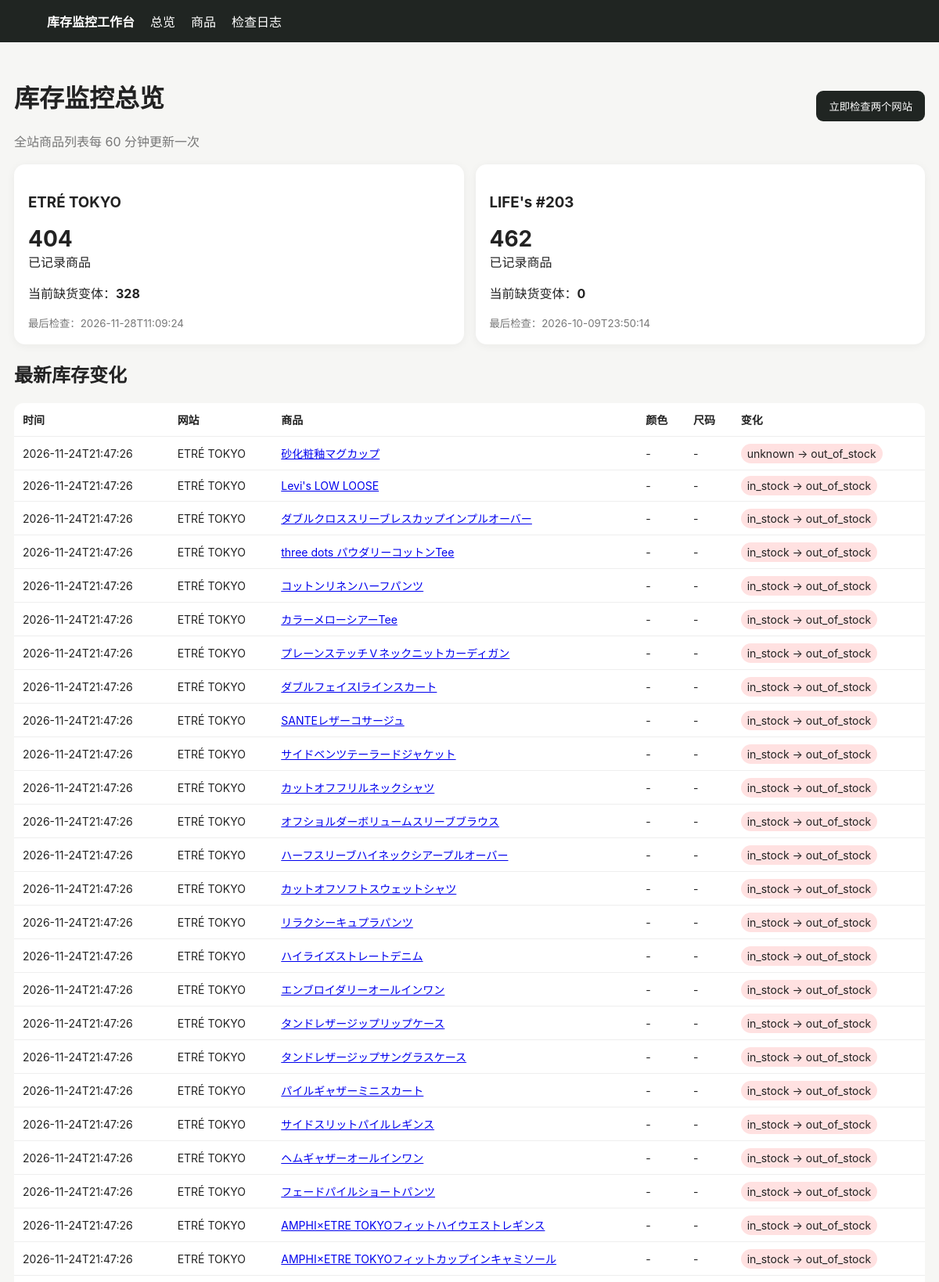
The page / (upper part) on the database its author committed.
### tables this page shows
CREATE TABLE products (
 id INTEGER PRIMARY KEY AUTOINCREMENT,
 site TEXT NOT NULL,
 url TEXT NOT NULL UNIQUE,
 name TEXT NOT NULL,
 price TEXT,
 image_url TEXT,
 first_seen TEXT NOT NULL,
 last_seen TEXT NOT NULL
);

### app/main.py (the view)
@app.get("/")
def dashboard(request: Request):
    with conn() as c:
        sites = c.execute("""
        SELECT p.site, COUNT(DISTINCT p.id) products,
        SUM(CASE WHEN v.status='out_of_stock' THEN 1 ELSE 0 END) out_count,
        MAX(v.last_checked) last_checked
        FROM products p LEFT JOIN variants v ON v.product_id=p.id
        GROUP BY p.site ORDER BY p.site
        """).fetchall()
        changes = c.execute("""
        SELECT ch.*,p.site,p.name,p.url,p.image_url
        FROM changes ch JOIN products p ON p.id=ch.product_id
        ORDER BY ch.detected_at DESC LIMIT 100
        """).fetchall()
        runs = c.execute("SELECT * FROM runs ORDER BY id DESC LIMIT 20").fetchall()
    return templates.TemplateResponse("dashboard.html", {"request":request,"sites":sites,"changes":changes,"runs":runs})

### app/templates/dashboard.html (shortened to what this page needs)
{% extends "base.html" %}{% block content %}
<div class="top"><div><h1>库存监控总览</h1><div class="muted">全站商品列表每 60 分钟更新一次</div></div>
<form method="post" action="/run"><button>立即检查两个网站</button></form></div>
<div class="grid">{% for s in sites %}<div class="card"><h3>{{s.site}}</h3><div class="big">{{s.products or 0}}</div><div>已记录商品</div><p>当前缺货变体：<b>{{s.out_count or 0}}</b></p><small class="muted">最后检查：{{s.last_checked or "尚未检查"}}</small></div>{% endfor %}</div>
<h2>最新库存变化</h2><table><tr><th>时间</th><th>网站</th><th>商品</th><th>颜色</th><th>尺码</th><th>变化</th></tr>
{% for x in changes %}<tr><td>{{x.detected_at}}</td><td>{{x.site}}</td><td><a href="/product/{{x.product_id}}">{{x.name}}</a></td><td>{{x.color or "-"}}</td><td>{{x.size or "-"}}</td><td><span class="badge {{x.new_status}}">{{x.old_status}} → {{x.new_status}}</span></td></tr>{% else %}<tr><td colspan="6">第一次扫描后这里会显示变化。首次建立库存快照不会产生变化提醒。</td></tr>{% endfor %}</table>
{% endblock %}

### app/templates/base.html (style rules this page uses)
body { font-family:-apple-system,BlinkMacSystemFont,"Segoe UI",sans-serif;background:#f6f6f4;color:#222;margin:0 }
.grid { display:grid;grid-template-columns:repeat(auto-fit,minmax(240px,1fr));gap:15px }
.card { background:#fff;border-radius:14px;padding:18px;box-shadow:0 2px 12px #0000000d }
.big { font-size:28px;font-weight:700 }
button { background:#202522;color:#fff;border:0;border-radius:9px;padding:10px 16px;cursor:pointer }
table { width:100%;border-collapse:collapse;background:#fff;border-radius:12px;overflow:hidden }
th,td { padding:11px;border-bottom:1px solid #eee;text-align:left;font-size:14px }
.badge { padding:4px 8px;border-radius:999px;background:#eee }
.out_of_stock { background:#ffe1e1 }
.muted { color:#777 }
.top { display:flex;justify-content:space-between;align-items:center;margin-bottom:18px }

### rows shown on the page
products: detected_at "2026-11-24T21:47:26", site "ETRÉ TOKYO", name "砂化粧釉マグカップ", color "-", size "-", old_status "unknown", new_status "out_of_stock"
products: detected_at "2026-11-24T21:47:26", site "ETRÉ TOKYO", name "Levi's LOW LOOSE", color "-", size "-", old_status "in_stock", new_status "out_of_stock"
products: detected_at "2026-11-24T21:47:26", site "ETRÉ TOKYO", name "ダブルクロススリーブレスカップインプルオーバー", color "-", size "-", old_status "in_stock", new_status "out_of_stock"
products: detected_at "2026-11-24T21:47:26", site "ETRÉ TOKYO", name "three dots パウダリーコットンTee", color "-", size "-", old_status "in_stock", new_status "out_of_stock"
products: detected_at "2026-11-24T21:47:26", site "ETRÉ TOKYO", name "コットンリネンハーフパンツ", color "-", size "-", old_status "in_stock", new_status "out_of_stock"
products: detected_at "2026-11-24T21:47:26", site "ETRÉ TOKYO", name "カラーメローシアーTee", color "-", size "-", old_status "in_stock", new_status "out_of_stock"
products: detected_at "2026-11-24T21:47:26", site "ETRÉ TOKYO", name "プレーンステッチＶネックニットカーディガン", color "-", size "-", old_status "in_stock", new_status "out_of_stock"
products: detected_at "2026-11-24T21:47:26", site "ETRÉ TOKYO", name "ダブルフェイスIラインスカート", color "-", size "-", old_status "in_stock", new_status "out_of_stock"
products: detected_at "2026-11-24T21:47:26", site "ETRÉ TOKYO", name "SANTEレザーコサージュ", color "-", size "-", old_status "in_stock", new_status "out_of_stock"
products: detected_at "2026-11-24T21:47:26", site "ETRÉ TOKYO", name "サイドベンツテーラードジャケット", color "-", size "-", old_status "in_stock", new_status "out_of_stock"
products: detected_at "2026-11-24T21:47:26", site "ETRÉ TOKYO", name "カットオフフリルネックシャツ", color "-", size "-", old_status "in_stock", new_status "out_of_stock"
products: detected_at "2026-11-24T21:47:26", site "ETRÉ TOKYO", name "オフショルダーボリュームスリーブブラウス", color "-", size "-", old_status "in_stock", new_status "out_of_stock"
products: detected_at "2026-11-24T21:47:26", site "ETRÉ TOKYO", name "ハーフスリーブハイネックシアープルオーバー", color "-", size "-", old_status "in_stock", new_status "out_of_stock"
products: detected_at "2026-11-24T21:47:26", site "ETRÉ TOKYO", name "カットオフソフトスウェットシャツ", color "-", size "-", old_status "in_stock", new_status "out_of_stock"
products: detected_at "2026-11-24T21:47:26", site "ETRÉ TOKYO", name "リラクシーキュプラパンツ", color "-", size "-", old_status "in_stock", new_status "out_of_stock"
products: detected_at "2026-11-24T21:47:26", site "ETRÉ TOKYO", name "ハイライズストレートデニム", color "-", size "-", old_status "in_stock", new_status "out_of_stock"
products: detected_at "2026-11-24T21:47:26", site "ETRÉ TOKYO", name "エンブロイダリーオールインワン", color "-", size "-", old_status "in_stock", new_status "out_of_stock"
products: detected_at "2026-11-24T21:47:26", site "ETRÉ TOKYO", name "タンドレザージップリップケース", color "-", size "-", old_status "in_stock", new_status "out_of_stock"
products: detected_at "2026-11-24T21:47:26", site "ETRÉ TOKYO", name "タンドレザージップサングラスケース", color "-", size "-", old_status "in_stock", new_status "out_of_stock"
products: detected_at "2026-11-24T21:47:26", site "ETRÉ TOKYO", name "パイルギャザーミニスカート", color "-", size "-", old_status "in_stock", new_status "out_of_stock"
products: detected_at "2026-11-24T21:47:26", site "ETRÉ TOKYO", name "サイドスリットパイルレギンス", color "-", size "-", old_status "in_stock", new_status "out_of_stock"
products: detected_at "2026-11-24T21:47:26", site "ETRÉ TOKYO", name "ヘムギャザーオールインワン", color "-", size "-", old_status "in_stock", new_status "out_of_stock"
products: detected_at "2026-11-24T21:47:26", site "ETRÉ TOKYO", name "フェードパイルショートパンツ", color "-", size "-", old_status "in_stock", new_status "out_of_stock"
products: detected_at "2026-11-24T21:47:26", site "ETRÉ TOKYO", name "AMPHI×ETRE TOKYOフィットハイウエストレギンス", color "-", size "-", old_status "in_stock", new_status "out_of_stock"
products: detected_at "2026-11-24T21:47:26", site "ETRÉ TOKYO", name "AMPHI×ETRE TOKYOフィットカップインキャミソール", color "-", size "-", old_status "in_stock", new_status "out_of_stock"

### other values the page prints
{{ s.site }} "ETRÉ TOKYO" "LIFE's #203"
{{ s.products or 0 }} "404" "462"
{{ s.out_count or 0 }} "328" "0"
{{ s.last_checked or "尚未检查" }} "2026-11-28T11:09:24" "2026-10-09T23:50:14"
